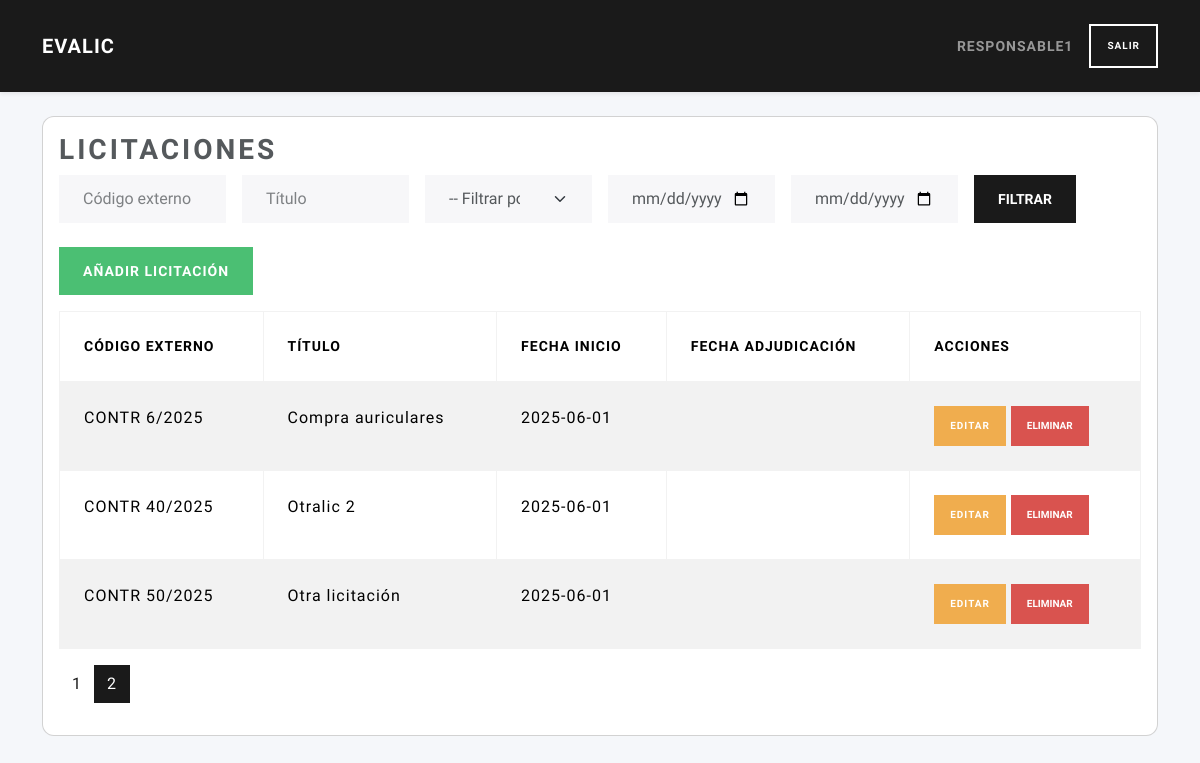
The app's page /licitaciones/?page=2&external_id=&title=&fecha_tipo=&fecha_desde=&fecha_hasta= (signed in), older data.
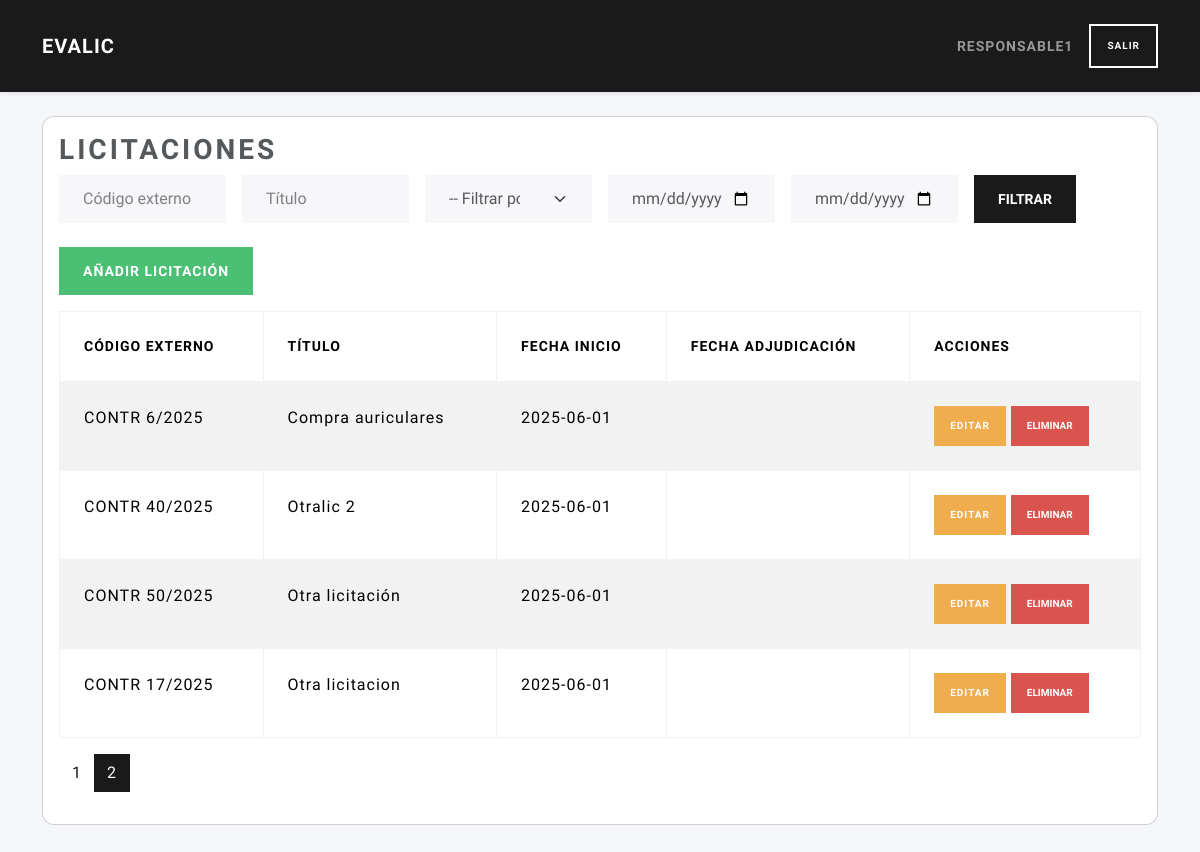
The same page, newer data.
### tables this page shows
CREATE TABLE licitaciones (
        id INTEGER PRIMARY KEY AUTOINCREMENT,
        user_id INTEGER NOT NULL,
        external_id TEXT NOT NULL,
        title TEXT NOT NULL,
        description TEXT,
        fecha_inicio TEXT NOT NULL,
        fecha_adjudicacion TEXT,
        FOREIGN KEY (user_id) REFERENCES users(id)
    );

### routes/licitaciones_routes.py (the view, shortened to what this page needs)
@licitaciones_bp.route('/', methods=('GET',))
def index():
    if 'user_id' not in session or session.get('role_id') != 2:
        return redirect(url_for('auth.login'))
    user_id = session.get('user_id')
    lic_rows = list_licitaciones()
    licitaciones = [l for l in lic_rows if l['user_id'] == user_id]
    external_id  = request.args.get('external_id', '').strip()
    title        = request.args.get('title', '').strip()
    fecha_tipo   = request.args.get('fecha_tipo', '')
    fecha_desde  = request.args.get('fecha_desde', '')
    fecha_hasta  = request.args.get('fecha_hasta', '')
    if external_id:
       licitaciones = [
           l for l in licitaciones
           if external_id.lower() in (l['external_id'] or '').lower()
       ]
    if title:
       licitaciones = [
           l for l in licitaciones
           if title.lower() in (l['title'] or '').lower()
       ]
    page = request.args.get('page', 1, type=int)
    per_page = current_app.config.get('LIC_PER_PAGE', 5)
    total = len(licitaciones)
    total_pages = ceil(total / per_page) if total else 1
    start = (page - 1) * per_page
    end = start + per_page
    licitaciones = licitaciones[start:end]
    responsable_id = 2
    is_responsable = session.get('role_id') == responsable_id
    return render_template(
        'licitaciones/index.html',
        licitaciones=licitaciones,
        is_responsable=is_responsable,
        total_pages=total_pages,
        current_page=page,
        request=request
    )

### models/dao.py (called while the page is built)
def close_connection(exception):
    db = getattr(g, '_database', None)
    if db is not None:
        db.close()

def get_db(app):
    if 'sqlite_db' not in g:
        g.sqlite_db = sqlite3.connect(
            app.config['DATABASE'],
            detect_types=sqlite3.PARSE_DECLTYPES
        )
        g.sqlite_db.row_factory = sqlite3.Row
    return g.sqlite_db

### models/licitaciones_data.py (called while the page is built)
def list_licitaciones(db):
    cur = db.execute("SELECT * FROM licitaciones ORDER BY id")
    return cur.fetchall()

### services/licitacion_service.py (called while the page is built)
def list_licitaciones():
    db = get_db(current_app)
    return data_list(db)

### templates/licitaciones/index.html (shortened to what this page needs)
{% extends 'base.html' %}
{% block content %}
<div class="card mb-4">
  <div class="card-body">
    <h2 class="card-title">Licitaciones</h2>
    <form method="get" class="row g-3 mb-4 flex-nowrap">
      <div class="col-md-2">
        <input type="text" name="external_id" class="form-control" placeholder="Código externo" value="{{ request.args.get('external_id', '') }}">
      </div>
      <div class="col-md-2">
        <input type="text" name="title" class="form-control" placeholder="Título" value="{{ request.args.get('title', '') }}">
      </div>
      <div class="col-md-2">
        <select name="fecha_tipo" class="form-select">
          <option value="">-- Filtrar por fecha --</option>
        </select>
      </div>
      <div class="col-md-2">
        <input type="date" name="fecha_desde" class="form-control" value="{{ request.args.get('fecha_desde', '') }}">
      </div>
      <div class="col-md-2">
        <input type="date" name="fecha_hasta" class="form-control" value="{{ request.args.get('fecha_hasta', '') }}">
      </div>
      <div class="col-md-2">
        <button type="submit" class="btn btn-primary">Filtrar</button>
      </div>
    </form>
    <a href="{{ url_for('licitaciones.create_licitacion_route') }}" class="btn btn-success mb-3">Añadir licitación</a>
    <table class="table table-bordered table-striped">
      <thead>
        <tr>
          <th>Código externo</th>
          <th>Título</th>
          <th>Fecha inicio</th>
          <th>Fecha adjudicación</th>
          <th>Acciones</th>
        </tr>
      </thead>
      <tbody>
        {% for lic in licitaciones %}
        <tr>
          <td>{{ lic.external_id }}</td>
          <td>{{ lic.title }}</td>
          <td>{{ lic.fecha_inicio }}</td>
          <td>{{ lic.fecha_adjudicacion }}</td>
          <td>
            <a href="{{ url_for('licitaciones.edit_licitacion_route', lic_id=lic.id) }}" class="btn btn-sm btn-warning">Editar</a>
            {% if is_responsable %}
            <form action="{{ url_for('licitaciones.delete_licitacion_route', lic_id=lic.id) }}" method="post" style="display:inline-block;" onsubmit="return confirm('¿Estás seguro de que quieres eliminar esta licitación?');">
              <button type="submit" class="btn btn-danger btn-sm">Eliminar</button>
            </form>
            {% endif %}
          </td>
        </tr>
        {% endfor %}
      </tbody>
    </table>
<nav aria-label="Paginación licitaciones">
  <ul class="pagination justify-content-left">
    {% for p in range(1, total_pages + 1) %}
      <li class="page-item{% if p == current_page %} active{% endif %}">
        <a class="page-link"
           href="{{ url_for('licitaciones.index',
                            page=p,
                            external_id=request.args.external_id,
                            title=request.args.title,
                            fecha_tipo=request.args.fecha_tipo,
                            fecha_desde=request.args.fecha_desde,
                            fecha_hasta=request.args.fecha_hasta) }}">
          {{ p }}
        </a>
      </li>
    {% endfor %}
  </ul>
</nav>
  </div>
</div>
{% endblock %}

### templates/base.html (shortened to what this page needs)
<!doctype html>
<html lang="es">
<head>
  <link href="https://cdn.jsdelivr.net/npm/bootswatch@5.3.0/dist/lux/bootstrap.min.css"
        rel="stylesheet">
</head>
<body>
  <nav class="navbar navbar-expand-lg navbar-dark bg-primary shadow-sm">
    <div class="container">
    {% if session.get('role_id') == 1 %}
      <a class="navbar-brand" href="{{ url_for('user.dashboard') }}">EvaLic</a>
    {% elif session.get('role_id') == 2 %}
      <a class="navbar-brand" href="{{ url_for('licitaciones.index') }}">EvaLic</a>
    {% elif session.get('role_id') == 3 %}
      <a class="navbar-brand" href="{{ url_for('evaluador.index') }}">EvaLic</a>
    {% else %}
      <a class="navbar-brand" href="{{ url_for('auth.login') }}">EvaLic</a>
    {% endif %}
      {% if session.get('username') %}
      <div class="ms-auto d-flex align-items-center">
        <span class="navbar-text me-3">{{ session['username'] }}</span>
        <a class="btn btn-outline-light btn-sm"
           href="{{ url_for('auth.do_logout') }}">Salir</a>
      </div>
      {% endif %}
    </div>
  </nav>
  <main class="container py-4">
    {% block content %}{% endblock %}
  </main>
</body>
</html>

### templates/base.html (style rules this page uses)
body { background:#f5f7fa; }
.card { border-radius:.75rem; }
.navbar-brand { font-weight:600; }

Row changes from the older to the newer data that the page shows:
added licitaciones: external_id "CONTR 17/2025", title "Otra licitacion", fecha_inicio "2025-06-01"
